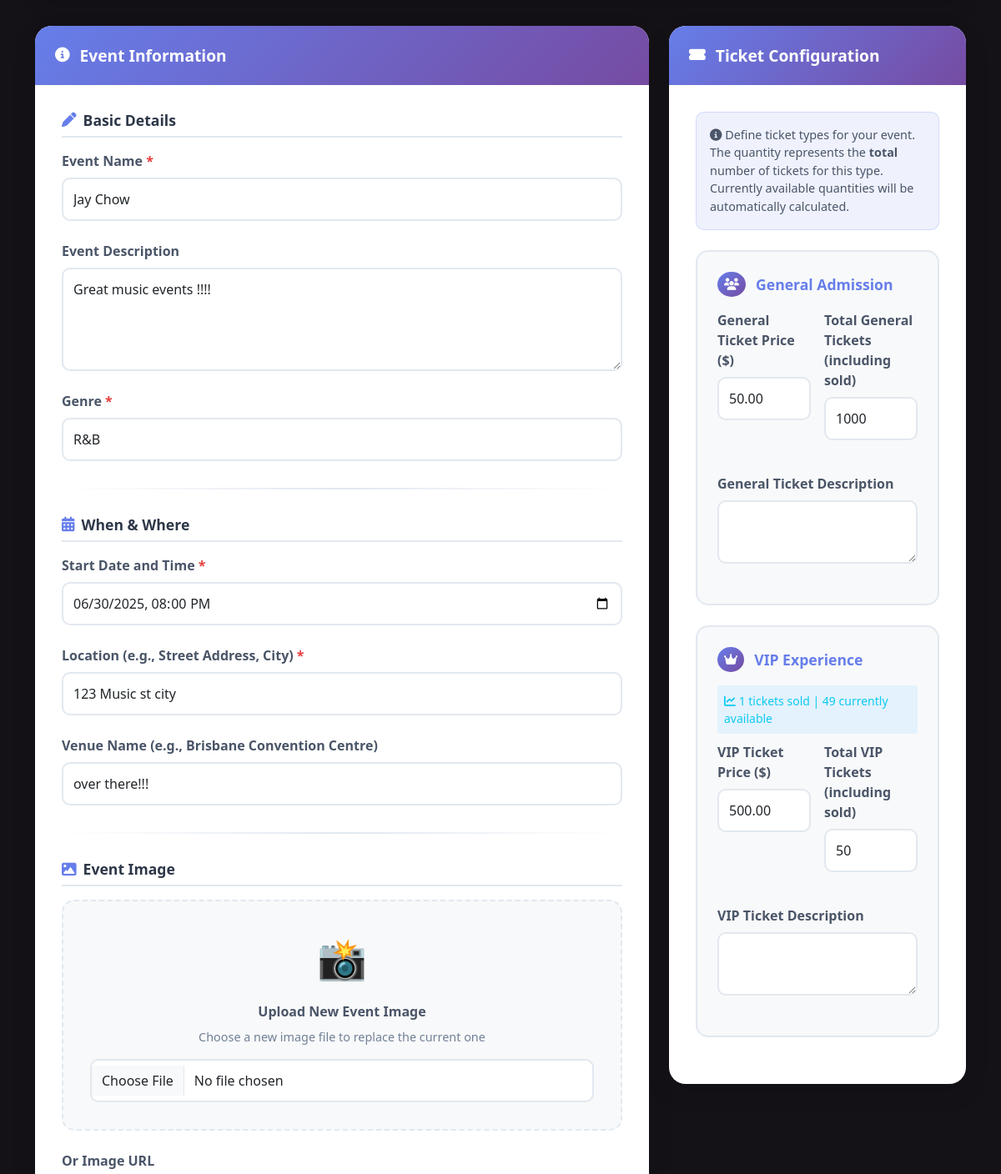
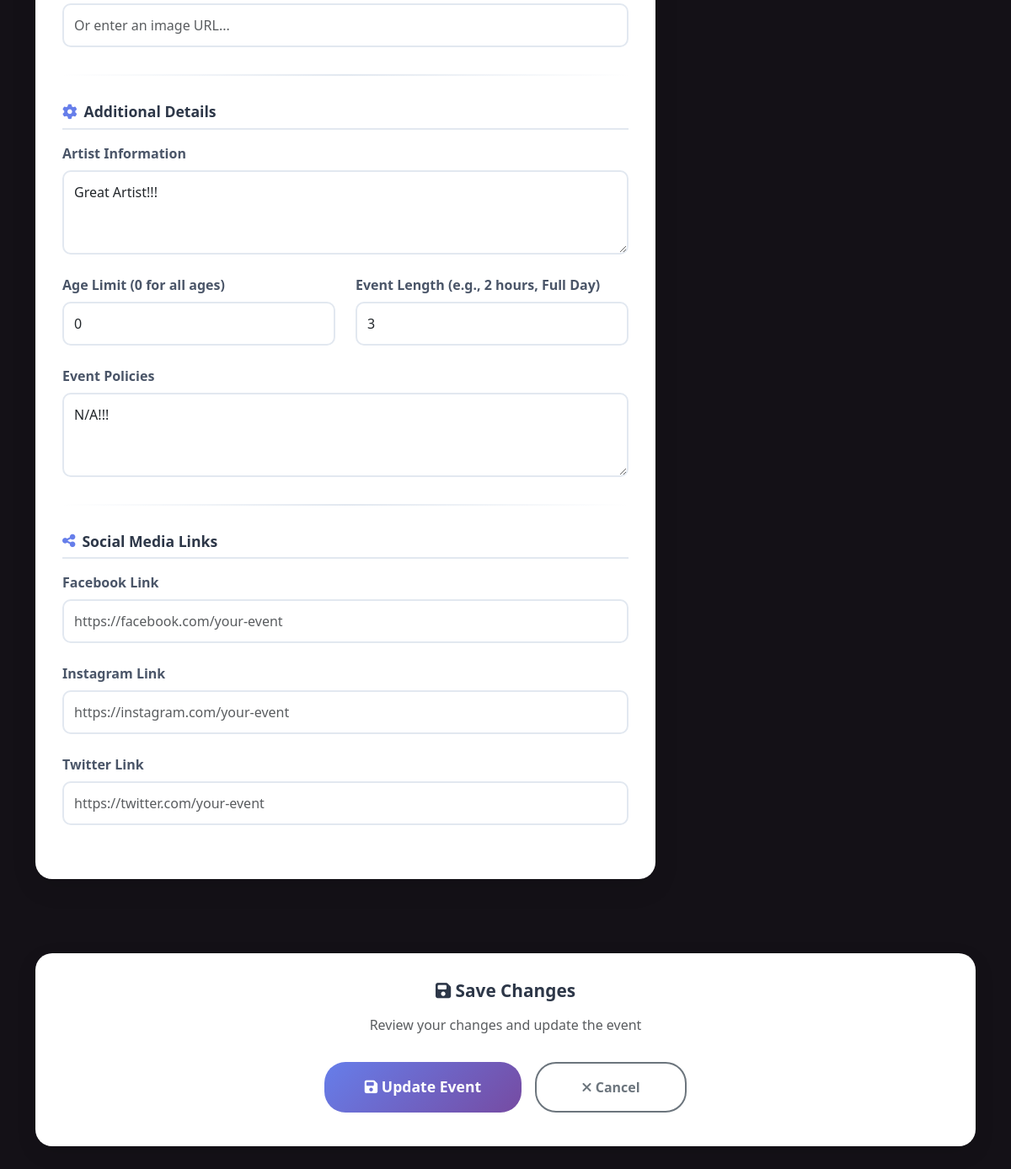
The app's page /events/5/edit (signed in, lower part), older data (2 pictures, top to bottom).
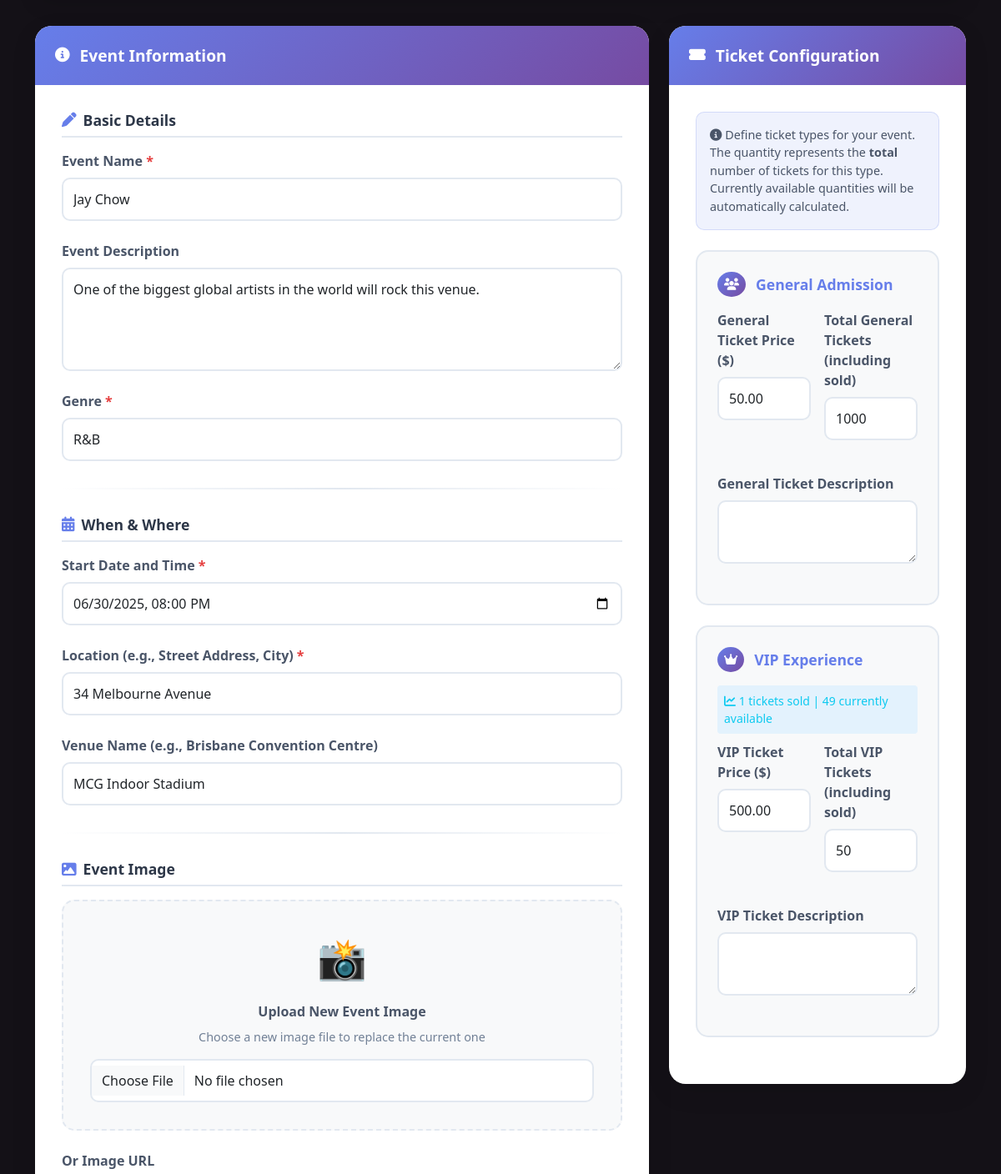
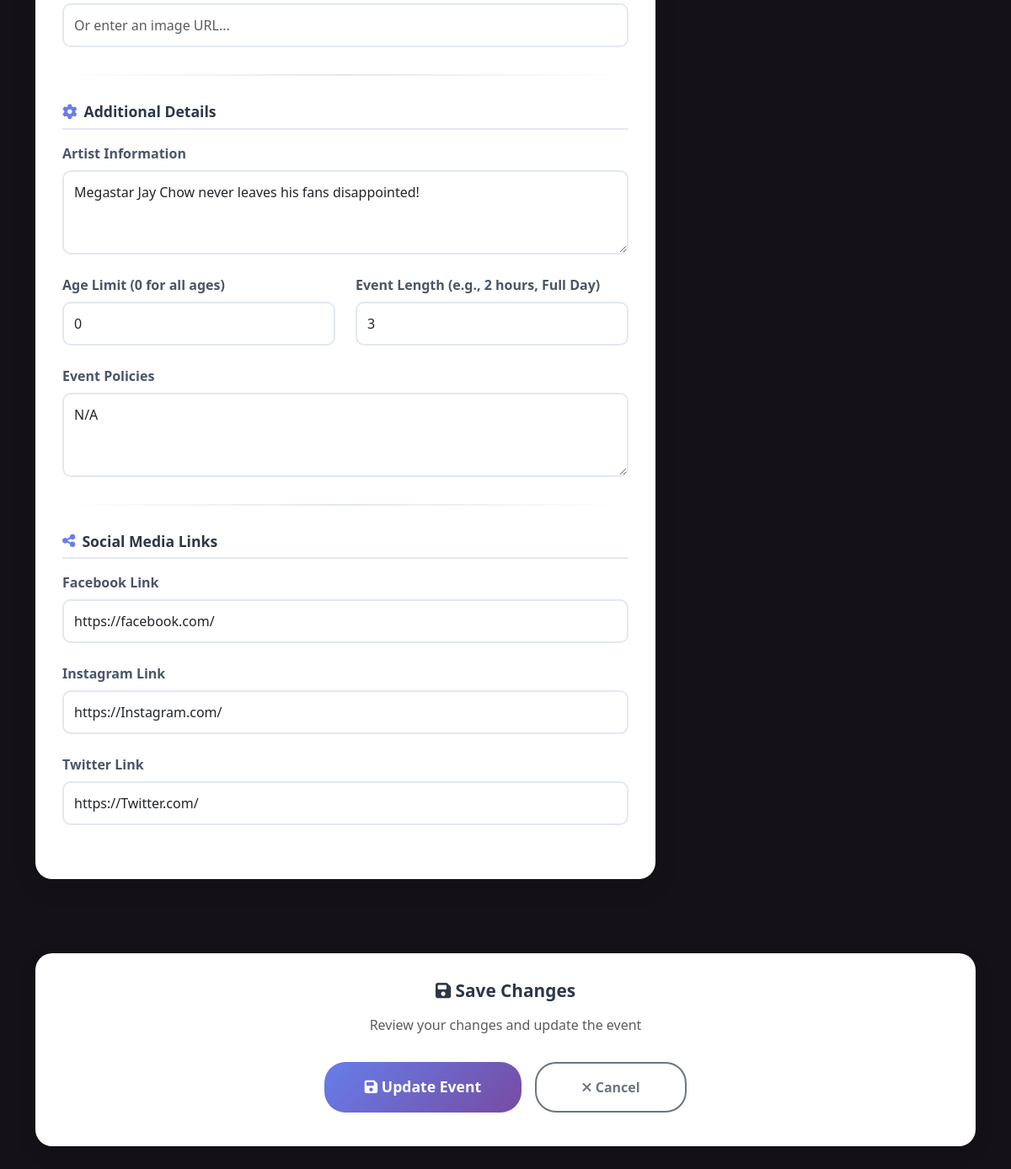
The same page, newer data (2 pictures, top to bottom).
### website/models.py (models this page shows, shortened)
class Event(db.Model):
    __tablename__ = 'events'
    id = db.Column(db.Integer, primary_key=True)  # Unique identifier for the event
    name = db.Column(db.String(120), index=True, nullable=False)  # Event name
    description = db.Column(db.Text, nullable=True)  # Optional detailed description of the event
    image_filename = db.Column(db.String(255), nullable=True)  # Filename of the event's image
    start_datetime = db.Column(db.DateTime, nullable=False)  # Combined start date and time for the event
    location = db.Column(db.String(100), nullable=False)  # General location of the event
    venue = db.Column(db.String(100), nullable=True)  # Specific venue name, optional
    genre_id = db.Column(db.Integer, db.ForeignKey('genres.id'), nullable=False)  # Reference to Genre table
    artist_info = db.Column(db.Text, nullable=True) # Information about the artist(s)
    status = db.Column(db.String(20), default='Open', nullable=False)  # Current status of the event (e.g., Open, Cancelled)
    age_limit = db.Column(db.Integer, nullable=True)
    length = db.Column(db.String(50), nullable=True)
    policies = db.Column(db.Text, nullable=True)
    facebook = db.Column(db.String(255), nullable=True)
    instagram = db.Column(db.String(255), nullable=True)
    twitter = db.Column(db.String(255), nullable=True)
    created_at = db.Column(db.DateTime, default=datetime.now)
    updated_at = db.Column(db.DateTime, default=datetime.now, onupdate=datetime.now)
    created_by = db.Column(db.Integer, db.ForeignKey('users.id'), nullable=False)
    ticket_types = db.relationship('ticket_type', backref='event', lazy='dynamic', cascade="all, delete-orphan") # cascade="all, delete-orphan": https://docs.sqlalchemy.org/en/20/orm/cascades.html
    comments = db.relationship('Comment', backref='event', lazy='dynamic', cascade="all, delete-orphan")
    bookings = db.relationship('Booking', backref='event', lazy='dynamic', cascade="all, delete-orphan")

### website/events.py (the view, shortened to what this page needs)
@eventbp.route('/<int:id>/edit', methods=['GET', 'POST'])
@login_required
def edit_event(id):
    event_to_edit = db.session.query(Event).filter_by(id=id).first_or_404()
    if event_to_edit.created_by != current_user.id:
        flash("You are not authorized to edit this event.", "danger")
        return redirect(url_for('event.details', id=id))
    form = EventForm()
    ticketform = TicketForm()
    if request.method == 'GET':
        form.name.data = event_to_edit.name
        form.description.data = event_to_edit.description
        form.start_datetime.data = event_to_edit.start_datetime
        form.location.data = event_to_edit.location
        form.venue.data = event_to_edit.venue
        form.age_limit.data = event_to_edit.age_limit
        form.length.data = event_to_edit.length
        form.artist_info.data = event_to_edit.artist_info
        form.policies.data = event_to_edit.policies
        form.facebook.data = event_to_edit.facebook
        form.instagram.data = event_to_edit.instagram
        form.twitter.data = event_to_edit.twitter
        if event_to_edit.image_filename and event_to_edit.image_filename.startswith('http'):
            form.image_url.data = event_to_edit.image_filename
    try:
        genres = db.session.scalars(db.select(Genre)).all()
        form.genre.choices = [(genre.id, genre.name) for genre in genres]
    except Exception as e:
        current_app.logger.error(f"Error loading genres for event editing: {e}")
        flash("Error loading page data. Please check genre setup.", "danger")
        form.genre.choices = []
    if request.method == 'GET':
        form.genre.data = event_to_edit.genre_id
        general_t = event_to_edit.ticket_types.filter_by(type_name='General Admission').first()
        if general_t:
            ticketform.general_price.data = int(general_t.price) if general_t.price is not None else None
            general_sold = sum(booking.quantity for booking in general_t.bookings if booking.booking_status == 'confirmed')
            ticketform.general_quantity.data = general_t.quantity_available + general_sold
        vip_t = event_to_edit.ticket_types.filter_by(type_name='VIP').first()
        if vip_t:
            ticketform.vip_price.data = int(vip_t.price) if vip_t.price is not None else None
            vip_sold = sum(booking.quantity for booking in vip_t.bookings if booking.booking_status == 'confirmed')
            ticketform.vip_quantity.data = vip_t.quantity_available + vip_sold
    ticket_sales_info = {}
    general_t = event_to_edit.ticket_types.filter_by(type_name='General Admission').first()
    if general_t:
        general_sold = sum(booking.quantity for booking in general_t.bookings if booking.booking_status == 'confirmed')
        ticket_sales_info['general_sold'] = general_sold
        ticket_sales_info['general_available'] = general_t.quantity_available
    else:
        ticket_sales_info['general_sold'] = 0
        ticket_sales_info['general_available'] = 0
    vip_t = event_to_edit.ticket_types.filter_by(type_name='VIP').first()
    if vip_t:
        vip_sold = sum(booking.quantity for booking in vip_t.bookings if booking.booking_status == 'confirmed')
        ticket_sales_info['vip_sold'] = vip_sold
        ticket_sales_info['vip_available'] = vip_t.quantity_available
    else:
        ticket_sales_info['vip_sold'] = 0
        ticket_sales_info['vip_available'] = 0
    return render_template('events/editEvent.html', form=form, ticketform=ticketform, event_id=event_to_edit.id, event=event_to_edit, title=f"Edit Event: {event_to_edit.name}", ticket_sales_info=ticket_sales_info)

### website/forms.py (shortened to what this page needs)
class TicketForm(FlaskForm):
    general_price = DecimalField('General Ticket Price ($)', validators=[Optional(), NumberRange(min=0, message="Price cannot be negative.")], places=2)
    general_quantity = IntegerField('Total General Tickets (including sold)', validators=[Optional(), NumberRange(min=1, message="Must be a positive number.")])
    general_description = TextAreaField('General Ticket Description', validators=[Optional(), Length(max=500)])
    vip_price = DecimalField('VIP Ticket Price ($)', validators=[Optional(), NumberRange(min=0, message="Price cannot be negative.")], places=2)
    vip_quantity = IntegerField('Total VIP Tickets (including sold)', validators=[Optional(), NumberRange(min=1, message="Must be a positive number.")])
    vip_description = TextAreaField('VIP Ticket Description', validators=[Optional(), Length(max=500)])

### website/templates/events/editEvent.html (shortened to what the changed rows need)
{% extends 'base.html' %}
{% from "bootstrap5/form.html" import render_form %}
{% block head %}
    <link rel="stylesheet" href="{{ url_for('static', filename='style/editEvent.css') }}">
{% endblock %}
{% block content %}
<div class="container">
    {% set current_event = event %}
    <form method="POST" action="{{ url_for('event.edit_event', id=event_id) }}" enctype="multipart/form-data" novalidate>
        <div class="row">
            <div class="col-lg-8 mb-4">
                <div class="form-card">
                    <div class="form-card-body">
                        <div class="form-section">
                            <div class="form-group">
                                {{ form.name.label(class="form-label required-field") }}
                                {{ form.name(class="form-control" + (" is-invalid" if form.name.errors else "")) }}
                            </div>
                            <div class="form-group">
                                {{ form.description.label(class="form-label") }}
                                {{ form.description(class="form-control", rows="4") }}
                            </div>
                            <div class="form-group">
                                {{ form.genre.label(class="form-label required-field") }}
                                {{ form.genre(class="form-control" + (" is-invalid" if form.genre.errors else "")) }}
                            </div>
                        </div>
                        <div class="form-section">
                            <div class="form-group">
                                {{ form.start_datetime.label(class="form-label required-field") }}
                                {{ form.start_datetime(class="form-control" + (" is-invalid" if form.start_datetime.errors else "")) }}
                            </div>
                            <div class="form-group">
                                {{ form.location.label(class="form-label required-field") }}
                                {{ form.location(class="form-control" + (" is-invalid" if form.location.errors else "")) }}
                            </div>
                            {% if form.venue %}
                                <div class="form-group">
                                    {{ form.venue.label(class="form-label") }}
                                    {{ form.venue(class="form-control") }}
                                </div>
                            {% endif %}
                        </div>
                        <div class="form-section">
                            {% if form.artist_info %}
                                <div class="form-group">
                                    {{ form.artist_info.label(class="form-label") }}
                                    {{ form.artist_info(class="form-control", rows="3") }}
                                </div>
                            {% endif %}
                            {% if form.age_limit %}
                                <div class="row">
                                    <div class="col-md-6">
                                        <div class="form-group">
                                            {{ form.age_limit.label(class="form-label") }}
                                            {{ form.age_limit(class="form-control") }}
                                        </div>
                                    </div>
                                    <div class="col-md-6">
                                        {% if form.length %}
                                            <div class="form-group">
                                                {{ form.length.label(class="form-label") }}
                                                {{ form.length(class="form-control") }}
                                            </div>
                                        {% endif %}
                                    </div>
                                </div>
                            {% endif %}
                            {% if form.policies %}
                                <div class="form-group">
                                    {{ form.policies.label(class="form-label") }}
                                    {{ form.policies(class="form-control", rows="3") }}
                                </div>
                            {% endif %}
                        </div>
                        <div class="form-section">
                            {% if form.facebook %}
                                <div class="form-group">
                                    {{ form.facebook.label(class="form-label") }}
                                    {{ form.facebook(class="form-control", placeholder="https://facebook.com/your-event") }}
                                </div>
                            {% endif %}
                            {% if form.instagram %}
                                <div class="form-group">
                                    {{ form.instagram.label(class="form-label") }}
                                    {{ form.instagram(class="form-control", placeholder="https://instagram.com/your-event") }}
                                </div>
                            {% endif %}
                            {% if form.twitter %}
                                <div class="form-group">
                                    {{ form.twitter.label(class="form-label") }}
                                    {{ form.twitter(class="form-control", placeholder="https://twitter.com/your-event") }}
                                </div>
                            {% endif %}
                        </div>
                    </div>
                </div>
            </div>
        </div>
    </form>
</div>
{% endblock %}

Row changes from the older to the newer data that the page shows:
changed Event "Jay Chow": description "Great music events !!!!" → "One of the biggest global artists in the world will rock this venue."; location "123 Music st city" → "34 Melbourne Avenue"; venue "over there!!!" → "MCG Indoor Stadium"; artist_info "Great Artist!!!" → "Megastar Jay Chow never leaves his fans disappointed!"; policies "N/A!!!" → "N/A"; facebook (not shown) → "https://facebook.com/"; instagram (not shown) → "https://Instagram.com/"; twitter (not shown) → "https://Twitter.com/"
